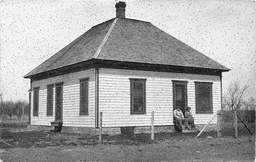
#> input picture task2.png, 256 x 162 px, shrunk from 700 x 442 before the run
$ python 'Edge Detection.py'
#> lines starting #> are read from the running program, lines starting #| are printed output that depends on the picture
import cv2
from cv2 import imread, imwrite, imshow, IMREAD_GRAYSCALE, namedWindow, waitKey, destroyAllWindows
import numpy as np

# Sobel operators are given here, do NOT modify them.
sobel_x = np.array([[1, 0, -1], [2, 0, -2], [1, 0, -1]]).astype(int)
sobel_y = np.array([[1, 2, 1], [0, 0, 0], [-1, -2, -1]]).astype(int)


def filter(img):
    """
    :param img: numpy.ndarray(int), image
    :return denoise_img: numpy.ndarray(int), image, same size as the input image

    Apply 3x3 Median Filter and reduce salt-and-pepper noises in the input noise image
    """

    # TO DO: implement your solution here

    m,n= img.shape
    constant=1
    denoise_img= np.zeros((m,n), dtype=np.uint8)
    for i in range(constant, m):
        for j in range(constant,n):
            temp= img[i-constant:i+constant+1, j-constant:j+constant+1]
            denoise_img[i,j]= np.median(temp)
    #raise NotImplementedError
    return denoise_img
def convolve2d(img, kernel):
    """
    :param img: numpy.ndarray, image
    :param kernel: numpy.ndarray, kernel
    :return conv_img: numpy.ndarray, image, same size as the input image

    Convolves a given image (or matrix) and a given kernel.
    """
    denoise_img=filter(img)
    edge_x_normalized, edge_y_normalized, edge_mag=edge_detect(denoise_img)
    edge_45_normalized,edge_135_normalized= edge_diag(denoise_img)
    return edge_x_normalized,edge_y_normalized,edge_mag,edge_45_normalized,edge_135_normalized
    # TO DO: implement your solution here


   # raise NotImplementedError
    return conv_img


def edge_detect(img):
    """
    :param img: numpy.ndarray(int), image
    :return edge_x: numpy.ndarray(int), image, same size as the input image, edges along x direction
    :return edge_y: numpy.ndarray(int), image, same size as the input image, edges along y direction
    :return edge_mag: numpy.ndarray(int), image, same size as the input image,
                      magnitude of edges by combining edges along two orthogonal directions.

    Detect edges using Sobel kernel along x and y directions.
    Please use the Sobel operators provided in line 30-32.
    Calculate magnitude of edges by combining edges along two orthogonal directions.
    All returned images should be normalized to [0, 255].
    """
    # TO DO: implement your solution here
    sobel_x = np.array([[1, 0, -1], [2, 0, -2], [1, 0, -1]]).astype(int)
    sobel_y = np.array([[1, 2, 1], [0, 0, 0], [-1, -2, -1]]).astype(int)
    sobel_x_flipped=np.flip(sobel_x)
    sobel_y_flipped=np.flip(sobel_y)
    image_h=img.shape[0]
    image_w=img.shape[1]
    kernel_h=sobel_x_flipped.shape[0]
    kernel_w=sobel_x_flipped.shape[1]
    h=kernel_h//2
    w=kernel_w//2
    edge_x=np.zeros(img.shape)
    for i in range(h,image_h-h):
        for j in range(w,image_w-w):
            sum=0
            for m in range(kernel_h):
                for n in range(kernel_w):
                    sum=(sum+sobel_x_flipped[m][n]*img[i-h+m][j-w-n])
                edge_x[i][j]=sum

    kernel_p=sobel_y_flipped.shape[0]
    kernel_q=sobel_y_flipped.shape[1]
    p=kernel_p//2
    q=kernel_q//2
    edge_y=np.zeros(img.shape)
    for i in range(p,image_h-p):
        for j in range(q,image_w-q):
            sum=0
            for m in range(kernel_p):
                for n in range(kernel_q):
                    sum=(sum+sobel_y_flipped[m][n]*img[i-p+m][j-q-n])
                edge_y[i][j]=sum
    edge_mag=np.zeros(edge_x.shape)
    for i in range(edge_x.shape[0]):
        for j in range(edge_x.shape[1]):
            q=(edge_x[i][j]**2+edge_y[i][j]**2)**(1/2)
            edge_mag[i][j]=q

    #raise NotImplementedError
    edge_x_normalized=255*((edge_x-np.min(edge_x))/(np.max(edge_x)-np.min(edge_x)))
    edge_y_normalized=255*((edge_y-np.min(edge_y))/(np.max(edge_y)-np.min(edge_y)))
    return edge_x_normalized, edge_y_normalized, edge_mag


def edge_diag(img):
    """
    :param img: numpy.ndarray(int), image
    :return edge_45: numpy.ndarray(int), image, same size as the input image, edges along x direction
    :return edge_135: numpy.ndarray(int), image, same size as the input image, edges along y direction

    Design two 3x3 kernels to detect the diagonal edges of input image. Please print out the kernels you designed.
    Detect diagonal edges along 45° and 135° diagonal directions using the kernels you designed.
    All returned images should be normalized to [0, 255].
    """
    sobel_45 = np.array([[0, 1, 2], [-1, 0, 1], [-2, -1, 0]]).astype(int)
    sobel_135 = np.array([[-2, -1, 0], [-1, 0, 1], [0, 1, 2]]).astype(int)
    # TO DO: implement your solution here
    sobel_x_diagonal_45_flipped=np.flip(sobel_45)
    sobel_x_diagonal_135_flipped=np.flip(sobel_135)
    image_h=img.shape[0]
    image_w=img.shape[1]
    kernel_h=sobel_x_diagonal_45_flipped.shape[0]
    kernel_w=sobel_x_diagonal_45_flipped.shape[1]
    h=kernel_h//2
    w=kernel_w//2
    edge_45=np.zeros(img.shape)
    for i in range(h,image_h-h):
        for j in range(w,image_w-w):
            sum=0
            for m in range(kernel_h):
                for n in range(kernel_w):
                    sum=(sum+sobel_x_diagonal_45_flipped[m][n]*img[i-h+m][j-w-n])
                edge_45[i][j]=sum

    kernel_p=sobel_x_diagonal_135_flipped.shape[0]
    kernel_q=sobel_x_diagonal_135_flipped.shape[1]
    p=kernel_p//2
    q=kernel_q//2
    edge_135=np.zeros(img.shape)
    for i in range(p,image_h-p):
        for j in range(q,image_w-q):
            sum=0
            for m in range(kernel_p):
                for n in range(kernel_q):
                    sum=(sum+sobel_x_diagonal_135_flipped[m][n]*img[i-p+m][j-q-n])
                edge_135[i][j]=sum

    #raise NotImplementedError
    edge_45_normalized=255*((edge_45-np.min(edge_45))/(np.max(edge_45)-np.min(edge_45)))
    edge_135_normalized=255*((edge_135-np.min(edge_135))/(np.max(edge_135)-np.min(edge_135)))


    #raise NotImplementedError
    print("The kernel along forty five degrees direction from x axis of the image is {}".format(sobel_45))
    print("The kernel along one thirty five degrees direction from x axis of the image is {}".format(sobel_135))# print the two kernels you designed here
    return edge_45_normalized,edge_135_normalized


if __name__ == "__main__":
    noise_img = imread('task2.png', IMREAD_GRAYSCALE)
#> noise_img is the input picture: shape (162, 256); min 8, max 255, mean 162.3
    denoise_img = filter(noise_img)
#> after the loop in filter, `for i in range(constant, m):`:
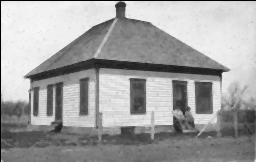
#> denoise_img: shape (162, 256); min 0, max 249, mean 160.7
    cv2.imwrite('results/task2_denoise.jpg', denoise_img)
    edge_x_img, edge_y_img, edge_mag_img = edge_detect(denoise_img)
#> after the loop in edge_detect, `for i in range(h,image_h-h):`:
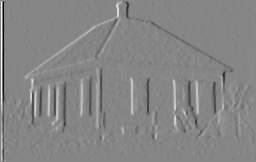
#> edge_x: shape (162, 256) float64; min -982, max 886, mean 0.1; drawn with min black and max white
#> after the loop in edge_detect, `for i in range(p,image_h-p):`:
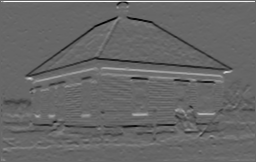
#> edge_y: shape (162, 256) float64; min -655, max 960, mean 0.5; drawn with min black and max white
#> after the loop in edge_detect, `for i in range(edge_x.shape[0]):`:
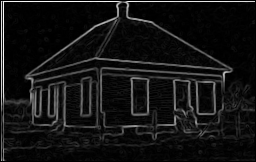
#> edge_mag: shape (162, 256) float64; min 0, max 982.1, mean 76; drawn with min black and max white
    cv2.imwrite('results/task2_edge_x.jpg', edge_x_img)
    cv2.imwrite('results/task2_edge_y.jpg', edge_y_img)
    cv2.imwrite('results/task2_edge_mag.jpg', edge_mag_img)
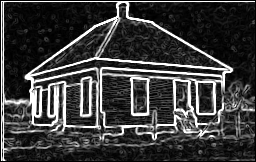
#> saved as task2_edge_mag.jpg: shape (162, 256); min 0, max 255, mean 60
    edge_45_img, edge_135_img = edge_diag(denoise_img)
#> after the loop in edge_diag, `for i in range(h,image_h-h):`:
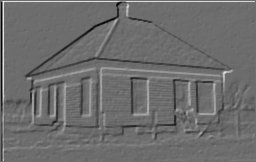
#> edge_45: shape (162, 256) float64; min -673, max 896, mean 0.3; drawn with min black and max white
#> after the loop in edge_diag, `for i in range(p,image_h-p):`:
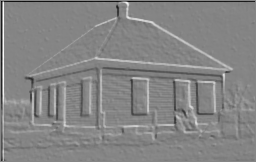
#> edge_135: shape (162, 256) float64; min -813, max 745, mean -0.5; drawn with min black and max white
    cv2.imwrite('results/task2_edge_diag1.jpg', edge_45_img)
    cv2.imwrite('results/task2_edge_diag2.jpg', edge_135_img)

$ run again, with left.jpg saved as task2.png
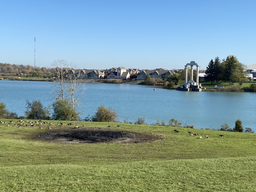
#> input picture left.jpg, 256 x 192 px, shrunk from 1008 x 756 before the run
#> after the loop in edge_detect, `for i in range(edge_x.shape[0]):`:
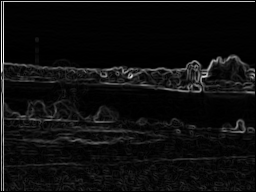
#> edge_mag: shape (192, 256) float64; min 0, max 856, mean 49.1; drawn with min black and max white
#> after the loop in edge_diag, `for i in range(p,image_h-p):`:
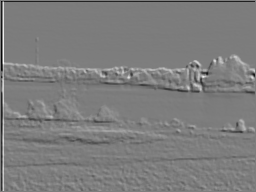
#> edge_135: shape (192, 256) float64; min -663, max 683, mean -1.5; drawn with min black and max white

$ run again, with right.jpg saved as task2.png
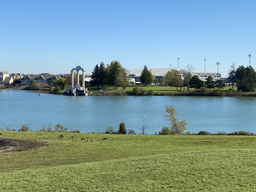
#> input picture right.jpg, 256 x 192 px, shrunk from 1008 x 756 before the run
#> after the loop in edge_diag, `for i in range(p,image_h-p):`:
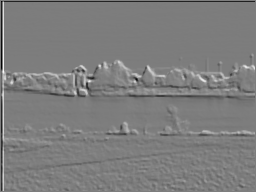
#> edge_135: shape (192, 256) float64; min -654, max 672, mean -1.6; drawn with min black and max white
